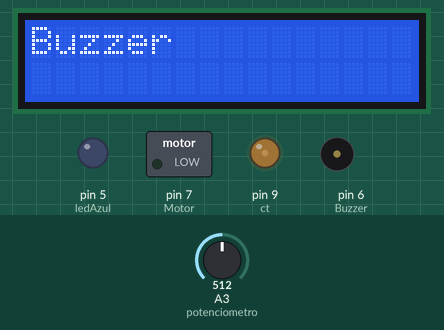
Simulated run of this sketch. Board: Arduino Uno, built with avr-gcc and run on an emulated ATmega328P. Shown: 16×2 character LCD, switched loads named in the sketch (green lamp = pin HIGH), output pins drawn as LEDs (lit = HIGH), buzzer (waves = sounding). The test bench sets the inputs (shaded band); at power-on: A3 (potenciometro) = 512. What the sketch prints to the serial monitor is not drawn.

Above: at 2.7 s.
3.3 s: A3 (potenciometro) set to 489
At 6.6 s:
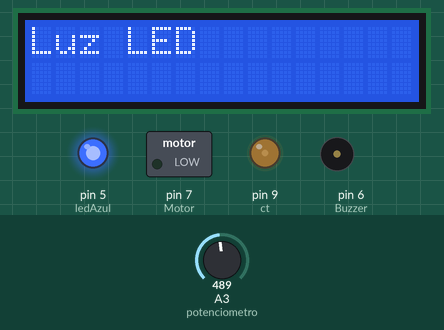
6.8 s: A3 (potenciometro) set to 760
At 7.6 s:
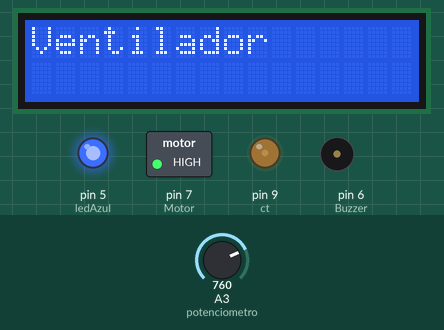
9.8 s: A3 (potenciometro) set to 738
At 10.9 s:
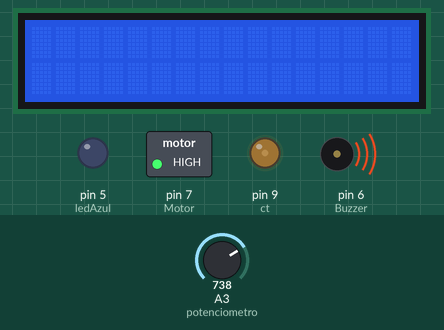
13.3 s: A3 (potenciometro) set to 240
At 16.5 s:
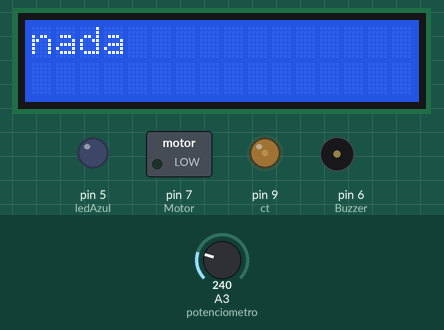
16.8 s: A3 (potenciometro) set to 266
At 17.6 s:
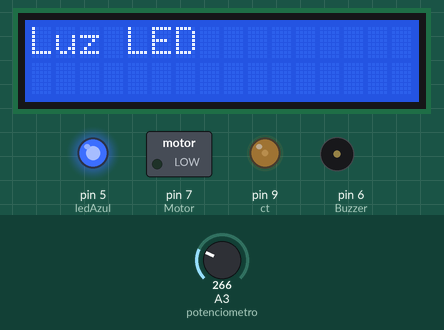
19.8 s: A3 (potenciometro) set to 510
At 20.8 s:
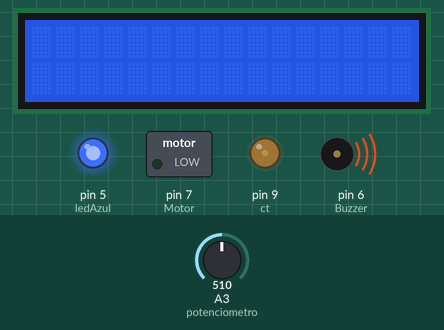
Timing chart, 0 to 24.3 s (numbered marks = the images above; inputs shaded):
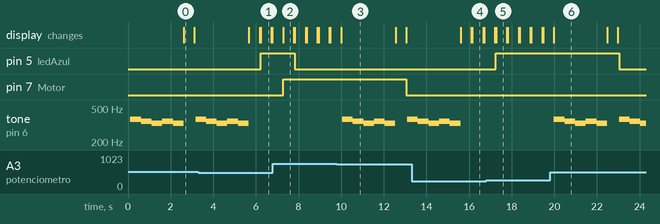

The sketch:

PARCIAL2.ino
```cpp
#include <LiquidCrystal.h>
const int rs = 12, en = 11, d4 = 8, d5 = 4, d6 = 3, d7 = 2, ct=9;
LiquidCrystal mylcd(rs, en, d4, d5, d6, d7);
const int ledAzul = 5;
const int Buzzer = 6;
const int Motor = 7;

const int potenciometro = A3;
int valorPotenciometro;

void setup() {
  pinMode(ledAzul, OUTPUT);
  pinMode(Buzzer, OUTPUT);
  pinMode(Motor, OUTPUT);

  analogWrite(ct,50);
  mylcd.begin(16, 2);

  Serial.begin(9600);
}

void nada(int ledAzul){
  valorPotenciometro = analogRead(potenciometro);
  if (valorPotenciometro <= 250 ) {
    digitalWrite(ledAzul, LOW);

    mylcd.print("nada");
    delay(500);
    mylcd.clear();

  }
}

void luz(int ledAzul){
 if (valorPotenciometro > 250 && valorPotenciometro <= 500) {
    digitalWrite(ledAzul, HIGH);
    mylcd.print("Luz LED");
    delay(500);
    mylcd.clear();
  } else {
    digitalWrite(ledAzul, LOW);
  }
}

void buzzer(int pinbuzzer){
  valorPotenciometro = analogRead(potenciometro);
  int sol = 330;
  int la = 349;
  int si = 370;
  int frecuencias[] = {si, la, sol, la, sol};
  const int numFrecuencias = 5;
  valorPotenciometro = analogRead(potenciometro);
  if (valorPotenciometro > 500 && valorPotenciometro <= 750  ) {
    for (int i = 0; i < 5; i++)
      {
        tone(6, frecuencias[i]);
        delay(500);
        noTone(pinbuzzer);
      }
    mylcd.print("Buzzer");
    delay(500);
    mylcd.clear();
  } else {
    digitalWrite(Buzzer, LOW);
  }
}

void vent(int Motor){
  valorPotenciometro = analogRead(potenciometro);
  if (valorPotenciometro > 750) {
    digitalWrite(Motor, HIGH);
    mylcd.print("Ventilador");
    delay(500);
    mylcd.clear();
  } else {
    digitalWrite(Motor, LOW);
  }
}

void loop() {
  Serial.println(valorPotenciometro);
  delay(50);
  nada(5);
  luz(5);
  buzzer(6);
  vent(7);
}
```

Measured:
- the behaviour switches between 501 and 500 on A3 (potenciometro) (found by bisection; images 0 and 1)
- the behaviour switches between 751 and 750 on A3 (potenciometro) (found by bisection; images 2 and 3)
- the behaviour switches between 250 and 251 on A3 (potenciometro) (found by bisection; images 4 and 5)
- after the input at 3.3 s, pin 5 (ledAzul): LOW → HIGH after 2.9 s; tone on pin 6 (Buzzer): goes on until 5.7 s, then stays silent; the display: first differs from a run without the input after 2.9 s (image 1)
- after the input at 6.8 s, pin 5 (ledAzul): HIGH → LOW after 1.0 s; pin 7 (Motor): LOW → HIGH after 0.48 s; the display: changes after 0.48 s (image 2)
- after the input at 9.8 s, pin 7 (Motor): HIGH → LOW after 3.3 s; tone on pin 6 (Buzzer): plays 370 Hz for 0.50 s, 349 Hz for 0.50 s, 330 Hz for 0.50 s, 349 Hz for 0.50 s, 330 Hz for 0.50 s, 370 Hz for 0.20 s, starting after 0.25 s
- after the input at 13.3 s, tone on pin 6 (Buzzer): goes on until 15.6 s, then stays silent; the display: first differs from a run without the input after 2.9 s (image 4)
- after the input at 16.8 s, pin 5 (ledAzul): LOW → HIGH after 0.46 s; the display: first differs from a run without the input after 0.46 s (image 5)
- after the input at 19.8 s, pin 5 (ledAzul): HIGH → LOW after 3.2 s; tone on pin 6 (Buzzer): plays 370 Hz for 0.50 s, 349 Hz for 0.50 s, 330 Hz for 0.50 s, 349 Hz for 0.50 s, 330 Hz for 0.50 s, 370 Hz for 0.50 s … (8 notes in this stretch), starting after 0.18 s
